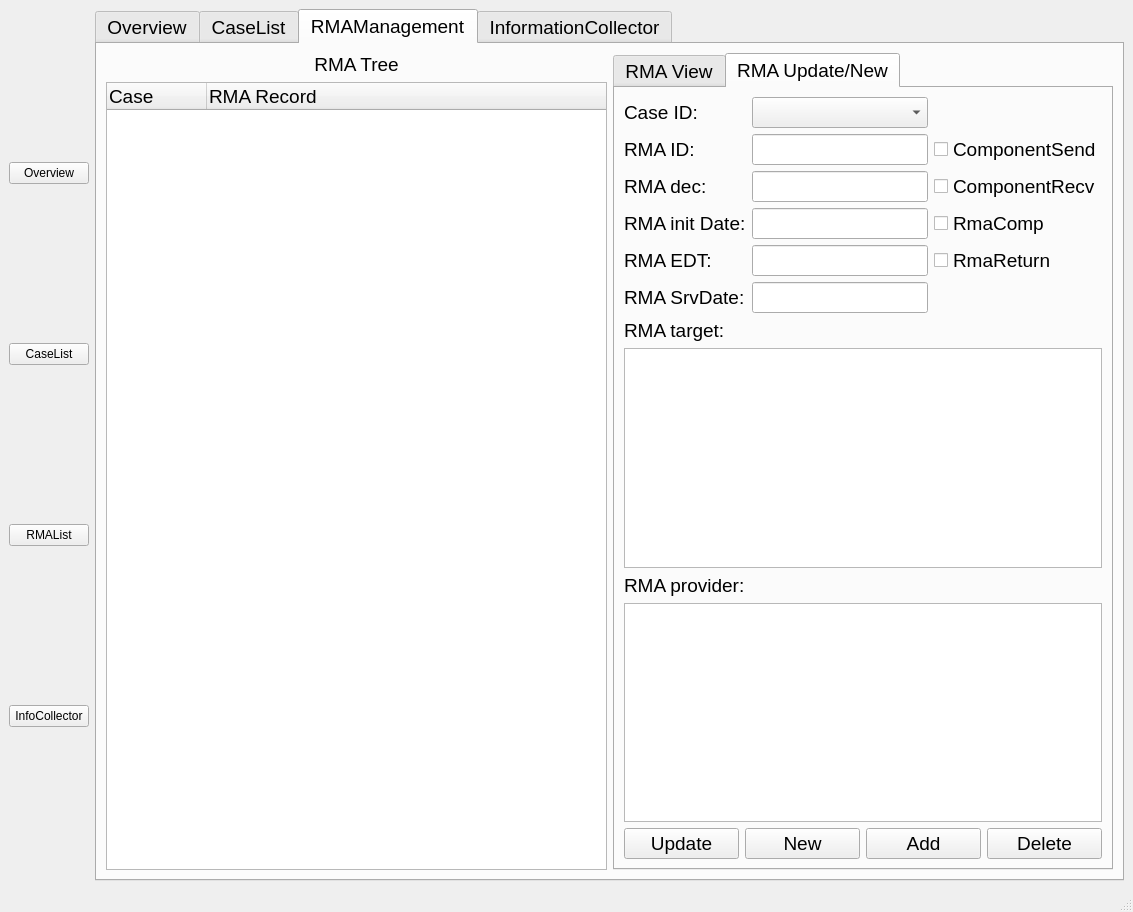
<?xml version="1.0" encoding="UTF-8"?>
<ui version="4.0">
 <class>MainWindow</class>
 <widget class="QMainWindow" name="MainWindow">
  <property name="geometry">
   <rect>
    <x>0</x>
    <y>0</y>
    <width>1133</width>
    <height>912</height>
   </rect>
  </property>
  <property name="windowTitle">
   <string>MainWindow</string>
  </property>
  <widget class="QWidget" name="centralwidget">
   <layout class="QHBoxLayout" name="horizontalLayout">
    <item>
     <layout class="QVBoxLayout" name="verticalLayout">
      <item>
       <widget class="QPushButton" name="pushButton">
        <property name="text">
         <string>Overview</string>
        </property>
       </widget>
      </item>
      <item>
       <widget class="QPushButton" name="pushButton_2">
        <property name="text">
         <string>CaseList</string>
        </property>
       </widget>
      </item>
      <item>
       <widget class="QPushButton" name="pushButton_3">
        <property name="text">
         <string>RMAList</string>
        </property>
       </widget>
      </item>
      <item>
       <widget class="QPushButton" name="pushButton_4">
        <property name="text">
         <string>InfoCollector</string>
        </property>
       </widget>
      </item>
     </layout>
    </item>
    <item>
     <widget class="QTabWidget" name="tabWidget">
      <property name="font">
       <font>
        <pointsize>14</pointsize>
       </font>
      </property>
      <property name="currentIndex">
       <number>2</number>
      </property>
      <widget class="QWidget" name="tab">
       <attribute name="title">
        <string>Overview</string>
       </attribute>
       <layout class="QGridLayout" name="gridLayout_2">
        <item row="0" column="0">
         <layout class="QGridLayout" name="gridLayout">
          <item row="0" column="0">
           <layout class="QVBoxLayout" name="verticalLayout_2">
            <item>
             <widget class="QLabel" name="label">
              <property name="font">
               <font>
                <pointsize>14</pointsize>
               </font>
              </property>
              <property name="text">
               <string>Working RMA</string>
              </property>
              <property name="alignment">
               <set>Qt::AlignCenter</set>
              </property>
             </widget>
            </item>
            <item>
             <widget class="QLabel" name="label_2">
              <property name="font">
               <font>
                <pointsize>24</pointsize>
               </font>
              </property>
              <property name="text">
               <string>Working RMA</string>
              </property>
              <property name="alignment">
               <set>Qt::AlignCenter</set>
              </property>
             </widget>
            </item>
           </layout>
          </item>
          <item row="0" column="1">
           <layout class="QVBoxLayout" name="verticalLayout_3">
            <item>
             <widget class="QLabel" name="label_3">
              <property name="font">
               <font>
                <pointsize>14</pointsize>
               </font>
              </property>
              <property name="text">
               <string>Working RMA</string>
              </property>
              <property name="alignment">
               <set>Qt::AlignCenter</set>
              </property>
             </widget>
            </item>
            <item>
             <widget class="QLabel" name="label_4">
              <property name="font">
               <font>
                <pointsize>24</pointsize>
               </font>
              </property>
              <property name="text">
               <string>Working RMA</string>
              </property>
              <property name="alignment">
               <set>Qt::AlignCenter</set>
              </property>
             </widget>
            </item>
           </layout>
          </item>
          <item row="1" column="0">
           <layout class="QVBoxLayout" name="verticalLayout_4">
            <item>
             <widget class="QLabel" name="label_5">
              <property name="font">
               <font>
                <pointsize>14</pointsize>
               </font>
              </property>
              <property name="text">
               <string>Working RMA</string>
              </property>
              <property name="alignment">
               <set>Qt::AlignCenter</set>
              </property>
             </widget>
            </item>
            <item>
             <widget class="QLabel" name="label_6">
              <property name="font">
               <font>
                <pointsize>24</pointsize>
               </font>
              </property>
              <property name="text">
               <string>Working RMA</string>
              </property>
              <property name="alignment">
               <set>Qt::AlignCenter</set>
              </property>
             </widget>
            </item>
           </layout>
          </item>
          <item row="1" column="1">
           <layout class="QVBoxLayout" name="verticalLayout_5">
            <item>
             <widget class="QLabel" name="label_7">
              <property name="font">
               <font>
                <pointsize>14</pointsize>
               </font>
              </property>
              <property name="text">
               <string>Working RMA</string>
              </property>
              <property name="alignment">
               <set>Qt::AlignCenter</set>
              </property>
             </widget>
            </item>
            <item>
             <widget class="QLabel" name="label_8">
              <property name="font">
               <font>
                <pointsize>24</pointsize>
               </font>
              </property>
              <property name="text">
               <string>Working RMA</string>
              </property>
              <property name="alignment">
               <set>Qt::AlignCenter</set>
              </property>
             </widget>
            </item>
           </layout>
          </item>
         </layout>
        </item>
       </layout>
      </widget>
      <widget class="QWidget" name="tab_2">
       <attribute name="title">
        <string>CaseList</string>
       </attribute>
       <layout class="QHBoxLayout" name="horizontalLayout_2">
        <item>
         <layout class="QVBoxLayout" name="verticalLayout_10">
          <item>
           <widget class="QLabel" name="label_17">
            <property name="text">
             <string>Case List</string>
            </property>
            <property name="alignment">
             <set>Qt::AlignCenter</set>
            </property>
           </widget>
          </item>
          <item>
           <widget class="QListWidget" name="listWidget"/>
          </item>
         </layout>
        </item>
        <item>
         <widget class="QTabWidget" name="tabWidget_5">
          <property name="currentIndex">
           <number>1</number>
          </property>
          <widget class="QWidget" name="tab_3">
           <attribute name="title">
            <string>Case View</string>
           </attribute>
           <layout class="QVBoxLayout" name="verticalLayout_6">
            <item>
             <layout class="QHBoxLayout" name="horizontalLayout_5">
              <item>
               <widget class="QLabel" name="label_53">
                <property name="text">
                 <string>Case ID:</string>
                </property>
               </widget>
              </item>
              <item>
               <widget class="QLabel" name="label_55">
                <property name="text">
                 <string>123456</string>
                </property>
               </widget>
              </item>
             </layout>
            </item>
            <item>
             <layout class="QHBoxLayout" name="horizontalLayout_17">
              <item>
               <widget class="QLabel" name="label_57">
                <property name="text">
                 <string>Case Date:</string>
                </property>
               </widget>
              </item>
              <item>
               <widget class="QLabel" name="label_59">
                <property name="text">
                 <string>11/12/2022</string>
                </property>
               </widget>
              </item>
             </layout>
            </item>
            <item>
             <widget class="QLabel" name="label_60">
              <property name="text">
               <string>Case Description:</string>
              </property>
             </widget>
            </item>
            <item>
             <widget class="QPlainTextEdit" name="plainTextEdit_6"/>
            </item>
           </layout>
          </widget>
          <widget class="QWidget" name="tab_4">
           <attribute name="title">
            <string>Case Update/New</string>
           </attribute>
           <layout class="QVBoxLayout" name="verticalLayout_7">
            <item>
             <layout class="QGridLayout" name="gridLayout_5">
              <item row="1" column="0">
               <widget class="QLabel" name="label_63">
                <property name="text">
                 <string>Case Date:</string>
                </property>
               </widget>
              </item>
              <item row="0" column="0">
               <widget class="QLabel" name="label_61">
                <property name="text">
                 <string>Case ID:</string>
                </property>
               </widget>
              </item>
              <item row="1" column="1">
               <widget class="QLineEdit" name="lineEdit_10"/>
              </item>
              <item row="0" column="1">
               <widget class="QLineEdit" name="lineEdit_9"/>
              </item>
              <item row="1" column="2">
               <widget class="QPushButton" name="pushButton_5">
                <property name="text">
                 <string>Pick Date</string>
                </property>
               </widget>
              </item>
             </layout>
            </item>
            <item>
             <widget class="QLabel" name="label_65">
              <property name="text">
               <string>Case Description:</string>
              </property>
             </widget>
            </item>
            <item>
             <widget class="QPlainTextEdit" name="plainTextEdit_7"/>
            </item>
            <item>
             <layout class="QHBoxLayout" name="horizontalLayout_20">
              <item>
               <widget class="QPushButton" name="pushButton_20">
                <property name="text">
                 <string>Update</string>
                </property>
               </widget>
              </item>
              <item>
               <widget class="QPushButton" name="pushButton_21">
                <property name="text">
                 <string>New</string>
                </property>
               </widget>
              </item>
              <item>
               <widget class="QPushButton" name="pushButton_22">
                <property name="text">
                 <string>Add</string>
                </property>
               </widget>
              </item>
              <item>
               <widget class="QPushButton" name="pushButton_23">
                <property name="text">
                 <string>Delete</string>
                </property>
               </widget>
              </item>
             </layout>
            </item>
           </layout>
          </widget>
         </widget>
        </item>
       </layout>
      </widget>
      <widget class="QWidget" name="widget">
       <attribute name="title">
        <string>RMAManagement</string>
       </attribute>
       <layout class="QHBoxLayout" name="horizontalLayout_15">
        <item>
         <layout class="QVBoxLayout" name="verticalLayout_15">
          <item>
           <widget class="QLabel" name="label_33">
            <property name="text">
             <string>RMA Tree</string>
            </property>
            <property name="alignment">
             <set>Qt::AlignCenter</set>
            </property>
           </widget>
          </item>
          <item>
           <widget class="QTreeWidget" name="treeWidget_2">
            <column>
             <property name="text">
              <string>Case</string>
             </property>
            </column>
            <column>
             <property name="text">
              <string>RMA Record</string>
             </property>
            </column>
           </widget>
          </item>
         </layout>
        </item>
        <item>
         <widget class="QTabWidget" name="tabWidget_4">
          <property name="currentIndex">
           <number>1</number>
          </property>
          <widget class="QWidget" name="tab_12">
           <attribute name="title">
            <string>RMA View</string>
           </attribute>
           <layout class="QVBoxLayout" name="verticalLayout_16">
            <item>
             <layout class="QGridLayout" name="gridLayout_3">
              <item row="0" column="0">
               <widget class="QLabel" name="label_34">
                <property name="text">
                 <string>Case ID:</string>
                </property>
               </widget>
              </item>
              <item row="0" column="1">
               <widget class="QLabel" name="label_35">
                <property name="text">
                 <string>123456</string>
                </property>
               </widget>
              </item>
              <item row="1" column="0">
               <widget class="QLabel" name="label_36">
                <property name="text">
                 <string>RMA ID:</string>
                </property>
               </widget>
              </item>
              <item row="1" column="1">
               <widget class="QLabel" name="label_37">
                <property name="text">
                 <string>1231412</string>
                </property>
               </widget>
              </item>
              <item row="2" column="0">
               <widget class="QLabel" name="label_38">
                <property name="text">
                 <string>RMA dec:</string>
                </property>
               </widget>
              </item>
              <item row="2" column="1">
               <widget class="QLabel" name="label_39">
                <property name="text">
                 <string>Haitao</string>
                </property>
               </widget>
              </item>
              <item row="3" column="0">
               <widget class="QLabel" name="label_40">
                <property name="text">
                 <string>RMA init Date:</string>
                </property>
               </widget>
              </item>
              <item row="3" column="1">
               <widget class="QLabel" name="label_41">
                <property name="text">
                 <string>11/12/2022</string>
                </property>
               </widget>
              </item>
              <item row="4" column="0">
               <widget class="QLabel" name="label_42">
                <property name="text">
                 <string>RMA EDT:</string>
                </property>
               </widget>
              </item>
              <item row="4" column="1">
               <widget class="QLabel" name="label_43">
                <property name="text">
                 <string>19/12/2022</string>
                </property>
               </widget>
              </item>
              <item row="5" column="0">
               <widget class="QLabel" name="label_44">
                <property name="text">
                 <string>RMA SrvDate:</string>
                </property>
               </widget>
              </item>
              <item row="5" column="1">
               <widget class="QLabel" name="label_45">
                <property name="text">
                 <string>19/12/2022</string>
                </property>
               </widget>
              </item>
              <item row="1" column="2">
               <widget class="QCheckBox" name="checkBox">
                <property name="text">
                 <string>ComponentSend</string>
                </property>
               </widget>
              </item>
              <item row="2" column="2">
               <widget class="QCheckBox" name="checkBox_2">
                <property name="text">
                 <string>ComponentRecv</string>
                </property>
               </widget>
              </item>
              <item row="3" column="2">
               <widget class="QCheckBox" name="checkBox_3">
                <property name="text">
                 <string>RmaComp</string>
                </property>
               </widget>
              </item>
              <item row="4" column="2">
               <widget class="QCheckBox" name="checkBox_4">
                <property name="text">
                 <string>RmaReturn</string>
                </property>
               </widget>
              </item>
             </layout>
            </item>
            <item>
             <widget class="QLabel" name="label_46">
              <property name="text">
               <string>RMA target:</string>
              </property>
             </widget>
            </item>
            <item>
             <widget class="QPlainTextEdit" name="plainTextEdit"/>
            </item>
            <item>
             <widget class="QLabel" name="label_47">
              <property name="text">
               <string>RMA provider:</string>
              </property>
             </widget>
            </item>
            <item>
             <widget class="QPlainTextEdit" name="plainTextEdit_2"/>
            </item>
           </layout>
          </widget>
          <widget class="QWidget" name="tab_13">
           <attribute name="title">
            <string>RMA Update/New</string>
           </attribute>
           <layout class="QVBoxLayout" name="verticalLayout_8">
            <item>
             <layout class="QGridLayout" name="gridLayout_4">
              <item row="4" column="0">
               <widget class="QLabel" name="label_56">
                <property name="text">
                 <string>RMA EDT:</string>
                </property>
               </widget>
              </item>
              <item row="5" column="0">
               <widget class="QLabel" name="label_58">
                <property name="text">
                 <string>RMA SrvDate:</string>
                </property>
               </widget>
              </item>
              <item row="1" column="1">
               <widget class="QLineEdit" name="lineEdit_4"/>
              </item>
              <item row="0" column="0">
               <widget class="QLabel" name="label_48">
                <property name="text">
                 <string>Case ID:</string>
                </property>
               </widget>
              </item>
              <item row="2" column="0">
               <widget class="QLabel" name="label_52">
                <property name="text">
                 <string>RMA dec:</string>
                </property>
               </widget>
              </item>
              <item row="3" column="0">
               <widget class="QLabel" name="label_54">
                <property name="text">
                 <string>RMA init Date:</string>
                </property>
               </widget>
              </item>
              <item row="1" column="0">
               <widget class="QLabel" name="label_50">
                <property name="text">
                 <string>RMA ID:</string>
                </property>
               </widget>
              </item>
              <item row="2" column="1">
               <widget class="QLineEdit" name="lineEdit_5"/>
              </item>
              <item row="3" column="1">
               <widget class="QLineEdit" name="lineEdit_6"/>
              </item>
              <item row="4" column="1">
               <widget class="QLineEdit" name="lineEdit_7"/>
              </item>
              <item row="5" column="1">
               <widget class="QLineEdit" name="lineEdit_8"/>
              </item>
              <item row="1" column="2">
               <widget class="QCheckBox" name="checkBox_5">
                <property name="text">
                 <string>ComponentSend</string>
                </property>
               </widget>
              </item>
              <item row="2" column="2">
               <widget class="QCheckBox" name="checkBox_7">
                <property name="text">
                 <string>ComponentRecv</string>
                </property>
               </widget>
              </item>
              <item row="3" column="2">
               <widget class="QCheckBox" name="checkBox_8">
                <property name="text">
                 <string>RmaComp</string>
                </property>
               </widget>
              </item>
              <item row="4" column="2">
               <widget class="QCheckBox" name="checkBox_6">
                <property name="text">
                 <string>RmaReturn</string>
                </property>
               </widget>
              </item>
              <item row="0" column="1">
               <widget class="QComboBox" name="comboBox_2"/>
              </item>
             </layout>
            </item>
            <item>
             <widget class="QLabel" name="label_49">
              <property name="text">
               <string>RMA target:</string>
              </property>
             </widget>
            </item>
            <item>
             <widget class="QPlainTextEdit" name="plainTextEdit_4"/>
            </item>
            <item>
             <widget class="QLabel" name="label_51">
              <property name="text">
               <string>RMA provider:</string>
              </property>
             </widget>
            </item>
            <item>
             <widget class="QPlainTextEdit" name="plainTextEdit_5"/>
            </item>
            <item>
             <layout class="QHBoxLayout" name="horizontalLayout_16">
              <item>
               <widget class="QPushButton" name="pushButton_14">
                <property name="text">
                 <string>Update</string>
                </property>
               </widget>
              </item>
              <item>
               <widget class="QPushButton" name="pushButton_18">
                <property name="text">
                 <string>New</string>
                </property>
               </widget>
              </item>
              <item>
               <widget class="QPushButton" name="pushButton_15">
                <property name="text">
                 <string>Add</string>
                </property>
               </widget>
              </item>
              <item>
               <widget class="QPushButton" name="pushButton_16">
                <property name="text">
                 <string>Delete</string>
                </property>
               </widget>
              </item>
             </layout>
            </item>
           </layout>
          </widget>
         </widget>
        </item>
       </layout>
      </widget>
      <widget class="QWidget" name="tab_6">
       <attribute name="title">
        <string>InformationCollector</string>
       </attribute>
       <layout class="QHBoxLayout" name="horizontalLayout_6">
        <item>
         <widget class="QTabWidget" name="tabWidget_2">
          <property name="currentIndex">
           <number>0</number>
          </property>
          <widget class="QWidget" name="tab_8">
           <attribute name="title">
            <string>Supporter</string>
           </attribute>
           <layout class="QHBoxLayout" name="horizontalLayout_11">
            <item>
             <layout class="QVBoxLayout" name="verticalLayout_12">
              <item>
               <widget class="QLabel" name="label_23">
                <property name="text">
                 <string>Supporter list</string>
                </property>
                <property name="alignment">
                 <set>Qt::AlignCenter</set>
                </property>
               </widget>
              </item>
              <item>
               <widget class="QTreeWidget" name="treeWidget">
                <column>
                 <property name="text">
                  <string>Supporter</string>
                 </property>
                </column>
                <column>
                 <property name="text">
                  <string>Engineer</string>
                 </property>
                </column>
               </widget>
              </item>
             </layout>
            </item>
            <item>
             <widget class="QTabWidget" name="tabWidget_3">
              <property name="currentIndex">
               <number>0</number>
              </property>
              <widget class="QWidget" name="tab_9">
               <attribute name="title">
                <string>Supporter</string>
               </attribute>
               <layout class="QVBoxLayout" name="verticalLayout_13">
                <item>
                 <layout class="QHBoxLayout" name="horizontalLayout_9">
                  <item>
                   <widget class="QLabel" name="label_24">
                    <property name="text">
                     <string>Support Name:</string>
                    </property>
                   </widget>
                  </item>
                  <item>
                   <widget class="QLineEdit" name="lineEdit"/>
                  </item>
                 </layout>
                </item>
                <item>
                 <layout class="QHBoxLayout" name="horizontalLayout_10">
                  <item>
                   <widget class="QLabel" name="label_25">
                    <property name="text">
                     <string>Added Date:</string>
                    </property>
                   </widget>
                  </item>
                  <item>
                   <widget class="QLabel" name="label_26">
                    <property name="text">
                     <string>11/12/2022</string>
                    </property>
                   </widget>
                  </item>
                 </layout>
                </item>
                <item>
                 <widget class="QLabel" name="label_27">
                  <property name="text">
                   <string>Description</string>
                  </property>
                 </widget>
                </item>
                <item>
                 <widget class="QPlainTextEdit" name="plainTextEdit_2"/>
                </item>
                <item>
                 <layout class="QHBoxLayout" name="horizontalLayout_7">
                  <item>
                   <widget class="QPushButton" name="pushButton_8">
                    <property name="text">
                     <string>Update</string>
                    </property>
                   </widget>
                  </item>
                  <item>
                   <widget class="QPushButton" name="pushButton_19">
                    <property name="text">
                     <string>New</string>
                    </property>
                   </widget>
                  </item>
                  <item>
                   <widget class="QPushButton" name="pushButton_9">
                    <property name="text">
                     <string>Clear</string>
                    </property>
                   </widget>
                  </item>
                  <item>
                   <widget class="QPushButton" name="pushButton_10">
                    <property name="text">
                     <string>Delete</string>
                    </property>
                   </widget>
                  </item>
                 </layout>
                </item>
               </layout>
              </widget>
              <widget class="QWidget" name="tab_10">
               <attribute name="title">
                <string>Engineer</string>
               </attribute>
               <layout class="QVBoxLayout" name="verticalLayout_14">
                <item>
                 <layout class="QHBoxLayout" name="horizontalLayout_12">
                  <item>
                   <widget class="QLabel" name="label_28">
                    <property name="text">
                     <string>Engineer Name:</string>
                    </property>
                   </widget>
                  </item>
                  <item>
                   <widget class="QLineEdit" name="lineEdit_2"/>
                  </item>
                 </layout>
                </item>
                <item>
                 <layout class="QHBoxLayout" name="horizontalLayout_13">
                  <item>
                   <widget class="QLabel" name="label_29">
                    <property name="text">
                     <string>Supporter Name:</string>
                    </property>
                   </widget>
                  </item>
                  <item>
                   <widget class="QComboBox" name="comboBox"/>
                  </item>
                 </layout>
                </item>
                <item>
                 <layout class="QHBoxLayout" name="horizontalLayout_14">
                  <item>
                   <widget class="QLabel" name="label_30">
                    <property name="text">
                     <string>Added Date:</string>
                    </property>
                   </widget>
                  </item>
                  <item>
                   <widget class="QLabel" name="label_31">
                    <property name="text">
                     <string>11/12/2022</string>
                    </property>
                   </widget>
                  </item>
                 </layout>
                </item>
                <item>
                 <widget class="QLabel" name="label_32">
                  <property name="text">
                   <string>Description:</string>
                  </property>
                 </widget>
                </item>
                <item>
                 <widget class="QPlainTextEdit" name="plainTextEdit_3"/>
                </item>
                <item>
                 <layout class="QHBoxLayout" name="horizontalLayout_8">
                  <item>
                   <widget class="QPushButton" name="pushButton_11">
                    <property name="text">
                     <string>Update</string>
                    </property>
                   </widget>
                  </item>
                  <item>
                   <widget class="QPushButton" name="pushButton_12">
                    <property name="text">
                     <string>Clear</string>
                    </property>
                   </widget>
                  </item>
                  <item>
                   <widget class="QPushButton" name="pushButton_13">
                    <property name="text">
                     <string>Delete</string>
                    </property>
                   </widget>
                  </item>
                 </layout>
                </item>
               </layout>
              </widget>
             </widget>
            </item>
           </layout>
          </widget>
          <widget class="QWidget" name="tab_7">
           <attribute name="title">
            <string>Components</string>
           </attribute>
          </widget>
          <widget class="QWidget" name="tab_11">
           <attribute name="title">
            <string>Contacts</string>
           </attribute>
          </widget>
         </widget>
        </item>
       </layout>
      </widget>
     </widget>
    </item>
   </layout>
  </widget>
  <widget class="QMenuBar" name="menubar">
   <property name="geometry">
    <rect>
     <x>0</x>
     <y>0</y>
     <width>1133</width>
     <height>24</height>
    </rect>
   </property>
  </widget>
  <widget class="QStatusBar" name="statusbar"/>
 </widget>
 <resources/>
 <connections/>
</ui>
